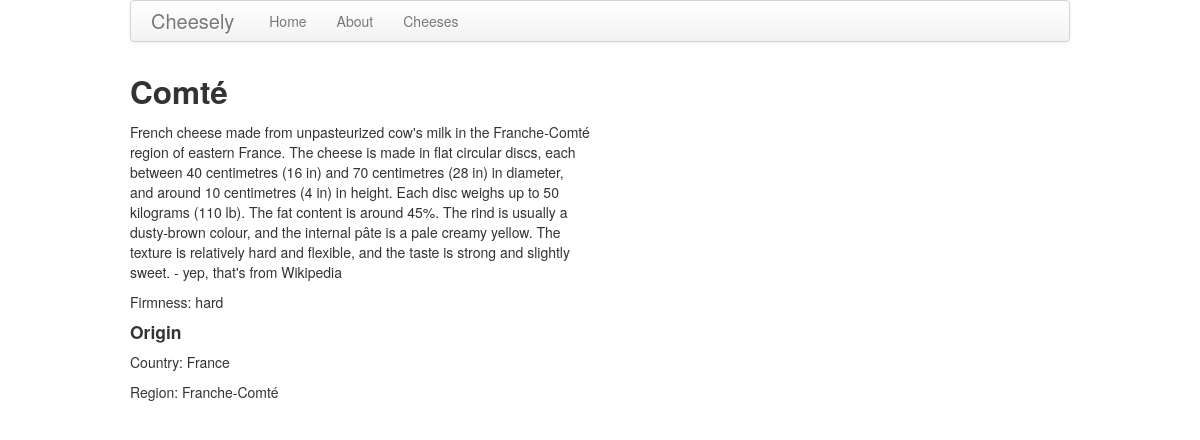
Page /cheeses/1/ on the committed database.
### cheeses/models.py (models this page shows, shortened)
class Cheese(models.Model):
    FIRMNESS_UNSPECIFIED = 1
    FIRMNESS_SOFT = 2
    FIRMNESS_HARD = 3
    FIRMNESS_CHOICES = (
        (FIRMNESS_UNSPECIFIED, 'unspecified'),
        (FIRMNESS_SOFT, 'soft'),
        (FIRMNESS_HARD, 'hard'),
    )
    name = models.CharField("Name of Cheese", max_length=255)
    description = models.TextField("Description", blank=True,
                null=True)
    firmness = models.IntegerField("Firmness", max_length=20,
                choices=FIRMNESS_CHOICES, null=True, blank=True)
    country_of_origin = models.CharField("Country of Origin",
                            max_length=255, blank=True, null=True)
    region_of_origin = models.CharField("Region of Origin",
                            max_length=255, blank=True, null=True)
    photo = models.ImageField("Photo", upload_to="cheeses",
                                        blank=True, default="")
    photo_attribution = models.URLField("Photo Attribution",
                        max_length=255, blank=True, default="")

### cheeses/views.py (the view)
class CheeseDetailView(DetailView):
    model = Cheese
    template_name = 'cheeses/cheese_detail.html'

### templates/cheeses/cheese_detail.html (shortened to what this page needs)
{% extends "base.html" %}
{% block content %}
<div class="row">
    <div class="span6">
        <h2>{{ cheese.name }}</h2>
        {% if cheese.description %}
            <p>{{ cheese.description }}</p>
        {% endif %}
        {% if cheese.firmness %}
            <p>Firmness: {{ cheese.get_firmness_display }}</p>
        {% endif %}
        {% if cheese.country_of_origin or cheese.region_of_origin %}
		    <h4>Origin</h4>
		    {% if cheese.country_of_origin %}
		        <p>Country: {{ cheese.country_of_origin }}</p>
		    {% endif %}
		    {% if cheese.region_of_origin %}
		        <p>Region: {{ cheese.region_of_origin }}</p>
		    {% endif %}
		{% endif %}
    </div>
</div>
{% endblock content %}

### templates/base.html (shortened to what this page needs)
{% load staticfiles %}
<!DOCTYPE html>
<html>
  <head>
    <link href="{% static 'css/bootstrap.min.css' %}"
                    rel="stylesheet" media="screen" />
  </head>
  <body>
    <div class="container">
      <div class="navbar">
        <div class="navbar-inner">
          <a class="brand" href="{% url 'home' %}">Cheesely</a>
          <ul class="nav">
            <li><a href="{% url 'home' %}">Home</a></li>
            <li><a href="{% url 'about' %}">About</a></li>
            <li><a href="{% url 'cheeses:list' %}">Cheeses</a></li>
          </ul>
        </div>
      </div>
        {% block content %}
        {% endblock content %}
    </div>
  </body>
</html>

### rows in the picture
Cheese: name "Comté", description "French cheese made from unpasteurized cow's milk in the Franche-Comté region of eastern France. The cheese is made in flat circular discs, each between 40 centimetres (16 in) and 70 centimetres (28 in) in diameter, and around 10 centimetres (4 in) in height. Each disc weighs up to 50 kilograms (110 lb). The fat content is around 45%. The rind is usually a dusty-brown colour, and the internal pâte is a pale creamy yellow. The texture is relatively hard and flexible, and the taste is strong and slightly sweet. - yep, that's from Wikipedia", firmness "hard", country_of_origin "France", region_of_origin "Franche-Comté"
